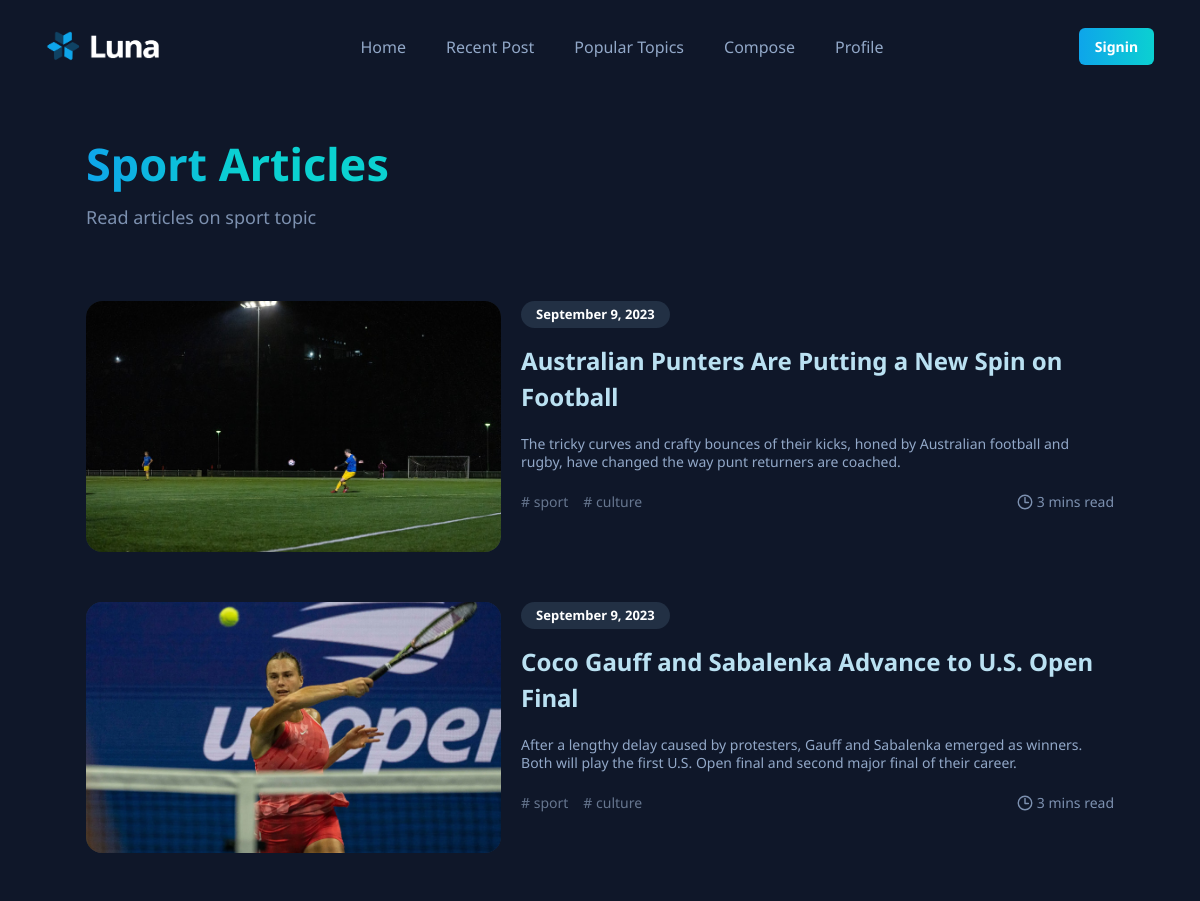
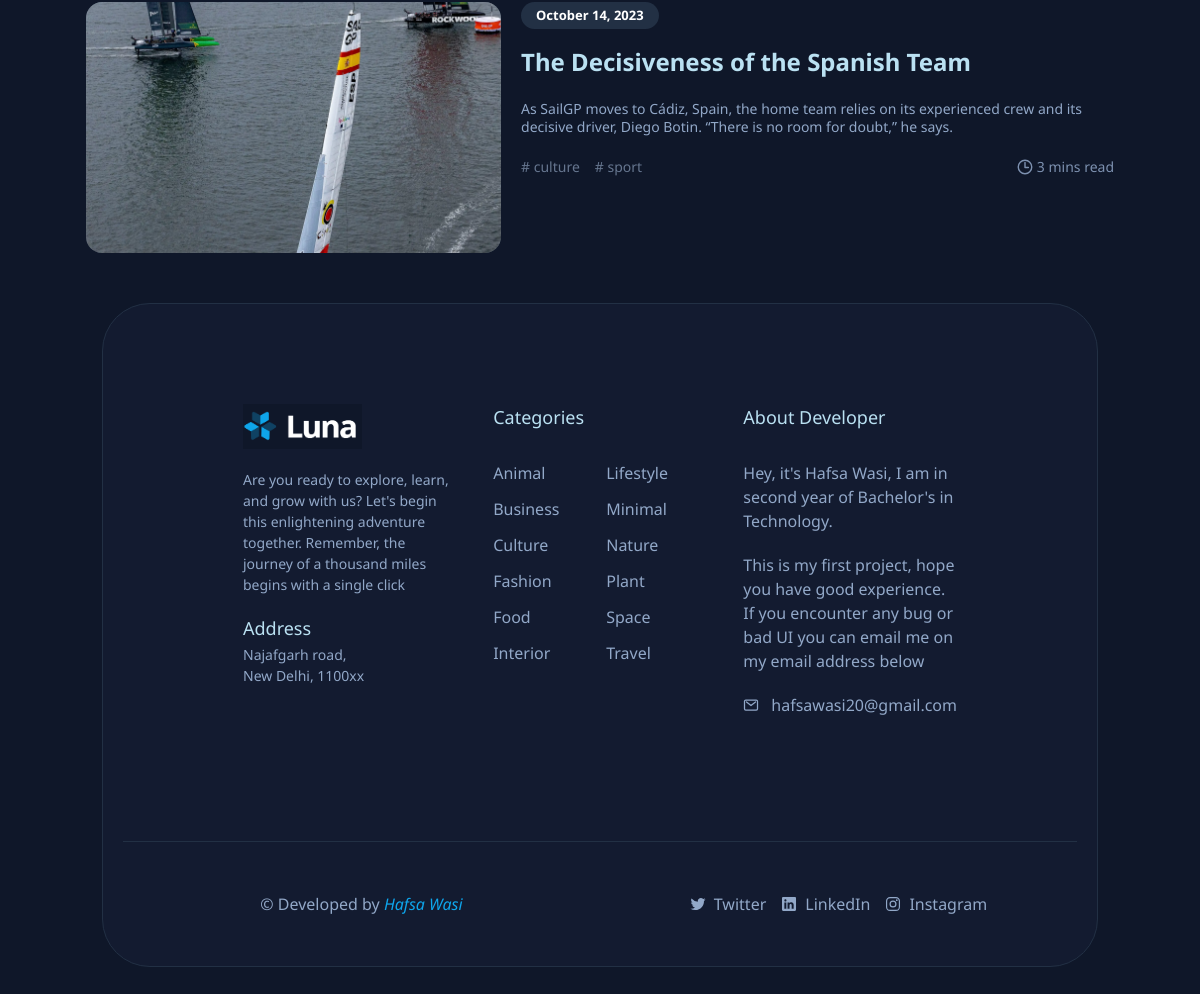
Screenshot of /0/sport/ with the database file from the repository (2 pictures, top to bottom).
### main/models.py (models this page shows, shortened)
class post(models.Model):
    id = models.UUIDField(
        primary_key=True , default=uuid.uuid4, unique=True, editable=False,)
    image = models.ImageField(upload_to=post_directory_path, null= True,)
    created_at = models.DateTimeField(auto_now_add=True)
    updated_at = models.DateTimeField(auto_now=True)
    heading = models.CharField(max_length=100)
    description = models.TextField(max_length=200)
    article = models.TextField()
    author = models.ForeignKey(
        profile, on_delete=models.CASCADE, related_name='posts', null=True
    )
    category = models.CharField(max_length=24, choices=Tags , default=None)
    tag = models.CharField(max_length=24, choices=Tags , default=None)
    rating = models.CharField(max_length=20, choices=rating , default=1, null=True, blank=True)

### main/views.py (the view)
# urls.py: path('<str:sign>/<str:tag>/' , views.tags_view, name='tags'),
def tags_view(request,sign, tag):
     topic = post.objects.filter(Q(tag=tag) | Q(category=tag))
     return render(request, 'main/tag.html', {"topic":topic, "sign":sign, "tag":tag})

### main/templates/main/tag.html (shortened to what this page needs)
{% extends 'base.html' %}
{% load static %}
     {% block content %}
     <div class = tagg >
               <section  id="recent" aria-labelledby="recent-label">
                 <div class="container">
                   <div class="post-main">
                     <h2 class="headline headline-2 section-title">
                       <span class="span">{{tag|capfirst}} Articles</span>
                     </h2>
                     <p class="section-text">
                       Read articles on {{tag}} topic
                     </p>
                     <ul "grid-list">
                     {% for block in topic %}
                       <li class="adjust">
                         <div class="recent-post-card">
                           <figure class="card-banner img-holder" >
                             <img src={{block.image.url}}  loading="lazy"
                               alt="Helpful Tips for Working from Home as a Freelancer" class="img-cover" id="photo">
                           </figure>
                           <div class="card-content">
                             <p class="card-badge">{{block.updated_at|date:"F j, Y" }}</p>
                             <h3 class="headline headline-3 card-title">
                               <a href="{% url 'get' sign=sign id=block.id %}" class="link hover-2">{{block.heading}}</a>
                             </h3>
                             <p class="card-text">
                               {{block.description}}
                             </p>
                             <div class="card-wrapper">
                               <div class="card-tag">
                                 <a href="#" class="span hover-2"># {{block.category}}</a>
                                 <a href="#" class="span hover-2"># {{block.tag}}</a>
                               </div>
                               <div class="wrapper">
                                 <ion-icon name="time-outline" aria-hidden="true"></ion-icon>
                                 <span class="span">3 mins read</span>
                               </div>
                             </div>
                           </div>
                         </div>
                       </li>
                     {% endfor %}
                     </ul>
     </div>
     {% endblock content %}

### rows the page displays
post: image (picture), updated_at "September 9, 2023", heading "Australian Punters Are Putting a New Spin on Football", description "The tricky curves and crafty bounces of their kicks, honed by Australian football and rugby, have changed the way punt returners are coached.", category "sport", tag "culture"
post: image (picture), updated_at "September 9, 2023", heading "Coco Gauff and Sabalenka Advance to U.S. Open Final", description "After a lengthy delay caused by protesters, Gauff and Sabalenka emerged as winners. Both will play the first U.S. Open final and second major final of their career.", category "sport", tag "culture"
post: image (picture), updated_at "October 14, 2023", heading "The Decisiveness of the Spanish Team", description "As SailGP moves to Cádiz, Spain, the home team relies on its experienced crew and its decisive driver, Diego Botin. “There is no room for doubt,” he says.", category "culture", tag "sport"

### other values shown
{{ tag|capfirst }} "Sport"
{{ tag }} "sport"
